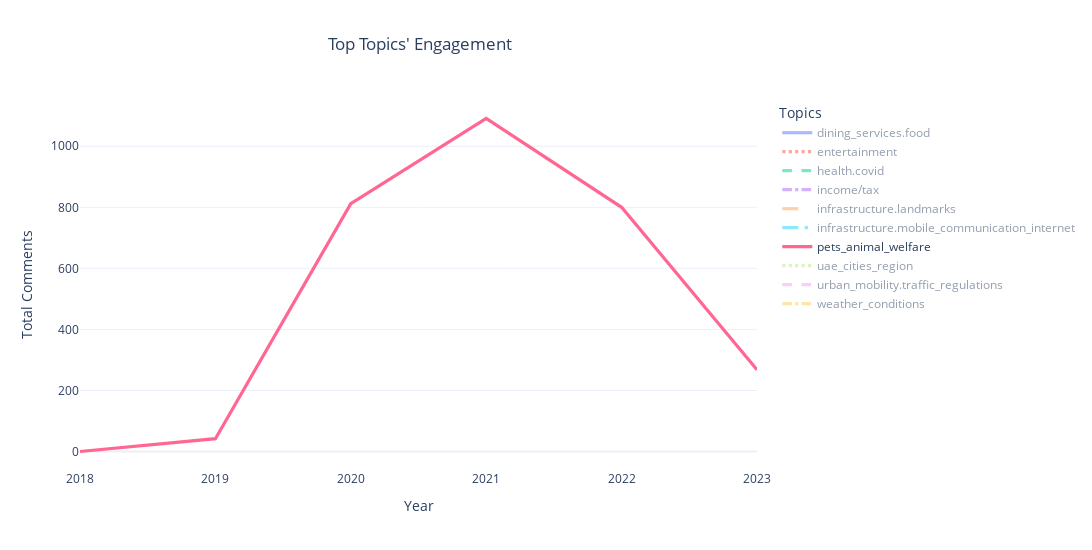

Notebook source saved alongside this figure:
### Code cell
#data to plot
top_comments_data = df[df['human_labels'].isin(top_comments.index)]

comments = top_comments_data.groupby(['year','human_labels'])['Total Comments'].sum().unstack().fillna(0)

#create figure
fig = go.Figure()

#linestyles for each topic
line_styles = ['solid', 'dot', 'dash', 'dashdot', 'longdash', 'longdashdot']

#plot line graphs
for idx,topic in enumerate(comments.columns):
    fig.add_trace(go.Scatter(x = comments.index, y = comments[topic], mode = 'lines', name = topic))

for idx,trace in enumerate(fig.data):
    trace.update(line=dict(dash=line_styles[idx % len(line_styles)]))
    
fig.update_traces(patch = {'line':{'width':3.2}})
# update the figure
fig.update_layout(
    title={"text": "Top Topics' Engagement", "x": 0.3},  # add title and center it
    xaxis_title="Year",  # add x_axix label
    yaxis_title="Total Comments",
    legend=dict(title ="Topics",x=1.03),  # add legend title
    xaxis_showgrid=False,  # remove x_axis grid lines
    xaxis=dict(zeroline=False),
    width=1200,
    height=550,
    autosize=False
)

fig.show()

### Figure 1 — Plotly figure (JSON) as saved in the notebook; plotly's stock layout.template omitted (floating-point values rounded to 4 significant figures)
{"data": [{"line": {"dash": "solid", "width": 3.2}, "mode": "lines", "name": "dining_services.food", "type": "scatter", "visible": "legendonly", "x": [2018, 2019, 2020, 2021, 2022, 2023], "y": [0, 17, 640, 254, 526, 1155]}, {"line": {"dash": "dot", "width": 3.2}, "mode": "lines", "name": "entertainment", "type": "scatter", "visible": "legendonly", "x": [2018, 2019, 2020, 2021, 2022, 2023], "y": [0, 65, 160, 573, 1118, 1314]}, {"line": {"dash": "dash", "width": 3.2}, "mode": "lines", "name": "health.covid", "type": "scatter", "visible": "legendonly", "x": [2018, 2019, 2020, 2021, 2022, 2023], "y": [0, 0, 1333, 967, 100, 28]}, {"line": {"dash": "dashdot", "width": 3.2}, "mode": "lines", "name": "income/tax", "type": "scatter", "visible": "legendonly", "x": [2018, 2019, 2020, 2021, 2022, 2023], "y": [23, 0, 292, 0, 538, 454]}, {"line": {"dash": "longdash", "width": 3.2}, "mode": "lines", "name": "infrastructure.landmarks", "type": "scatter", "visible": "legendonly", "x": [2018, 2019, 2020, 2021, 2022, 2023], "y": [80, 208, 531, 754, 816, 255]}, {"line": {"dash": "longdashdot", "width": 3.2}, "mode": "lines", "name": "infrastructure.mobile_communication_internet", "type": "scatter", "visible": "legendonly", "x": [2018, 2019, 2020, 2021, 2022, 2023], "y": [92, 26, 887, 274, 142, 133]}, {"line": {"dash": "solid", "width": 3.2}, "mode": "lines", "name": "pets_animal_welfare", "type": "scatter", "visible": true, "x": [2018, 2019, 2020, 2021, 2022, 2023], "y": [0, 42, 812, 1091, 800, 268]}, {"line": {"dash": "dot", "width": 3.2}, "mode": "lines", "name": "uae_cities_region", "type": "scatter", "visible": "legendonly", "x": [2018, 2019, 2020, 2021, 2022, 2023], "y": [240, 576, 3549, 3656, 5095, 3487]}, {"line": {"dash": "dash", "width": 3.2}, "mode": "lines", "name": "urban_mobility.traffic_regulations", "type": "scatter", "visible": "legendonly", "x": [2018, 2019, 2020, 2021, 2022, 2023], "y": [65, 42, 180, 132, 83, 1103]}, {"line": {"dash": "dashdot", "width": 3.2}, "mode": "lines", "name": "weather_conditions", "type": "scatter", "visible": "legendonly", "x": [2018, 2019, 2020, 2021, 2022, 2023], "y": [92, 194, 398, 717, 596, 483]}], "layout": {"autosize": false, "height": 550, "legend": {"title": {"text": "Topics"}, "x": 1.03, "y": 1}, "title": {"text": "Top Topics' Engagement", "x": 0.3}, "width": 1200, "xaxis": {"autorange": true, "range": [2018, 2023], "showgrid": false, "title": {"text": "Year"}, "type": "linear", "zeroline": false}, "yaxis": {"autorange": true, "range": [-60.61, 1152.0], "title": {"text": "Total Comments"}, "type": "linear"}}}
